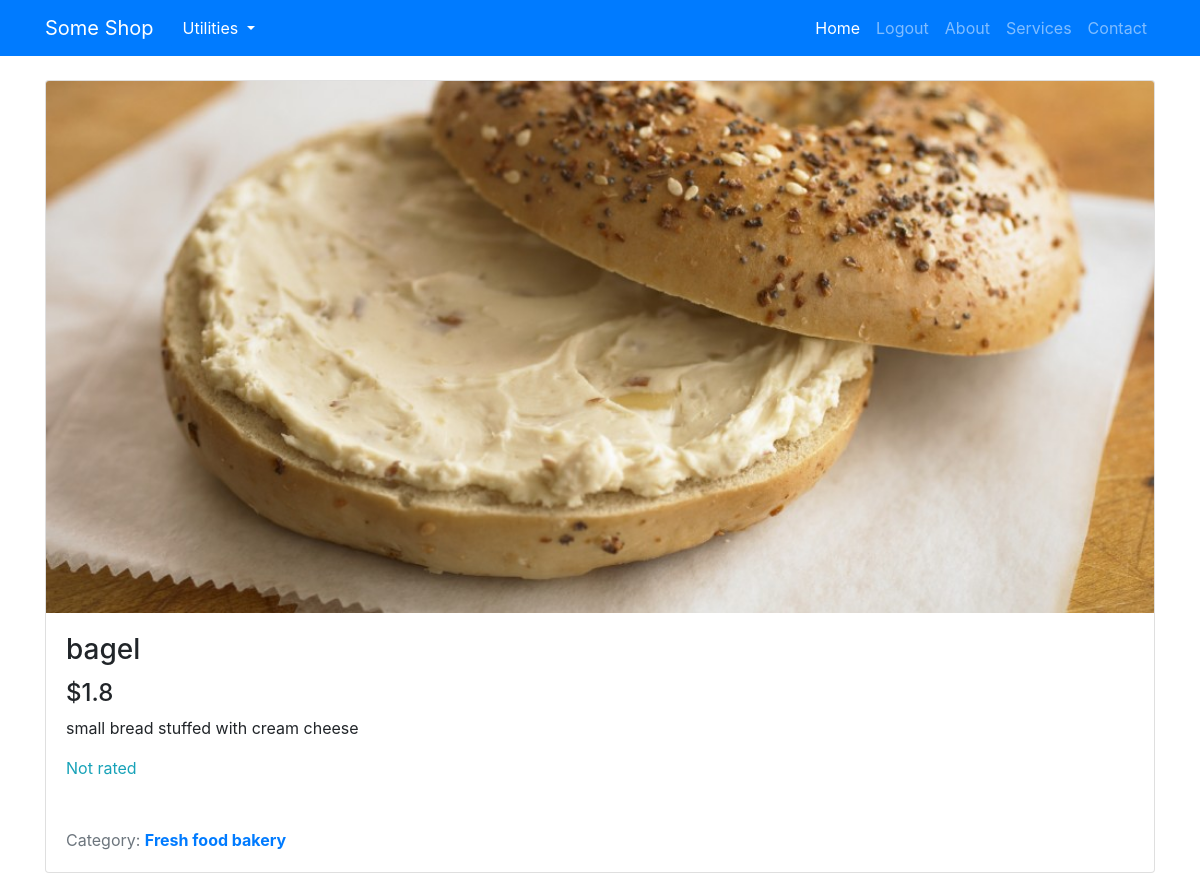
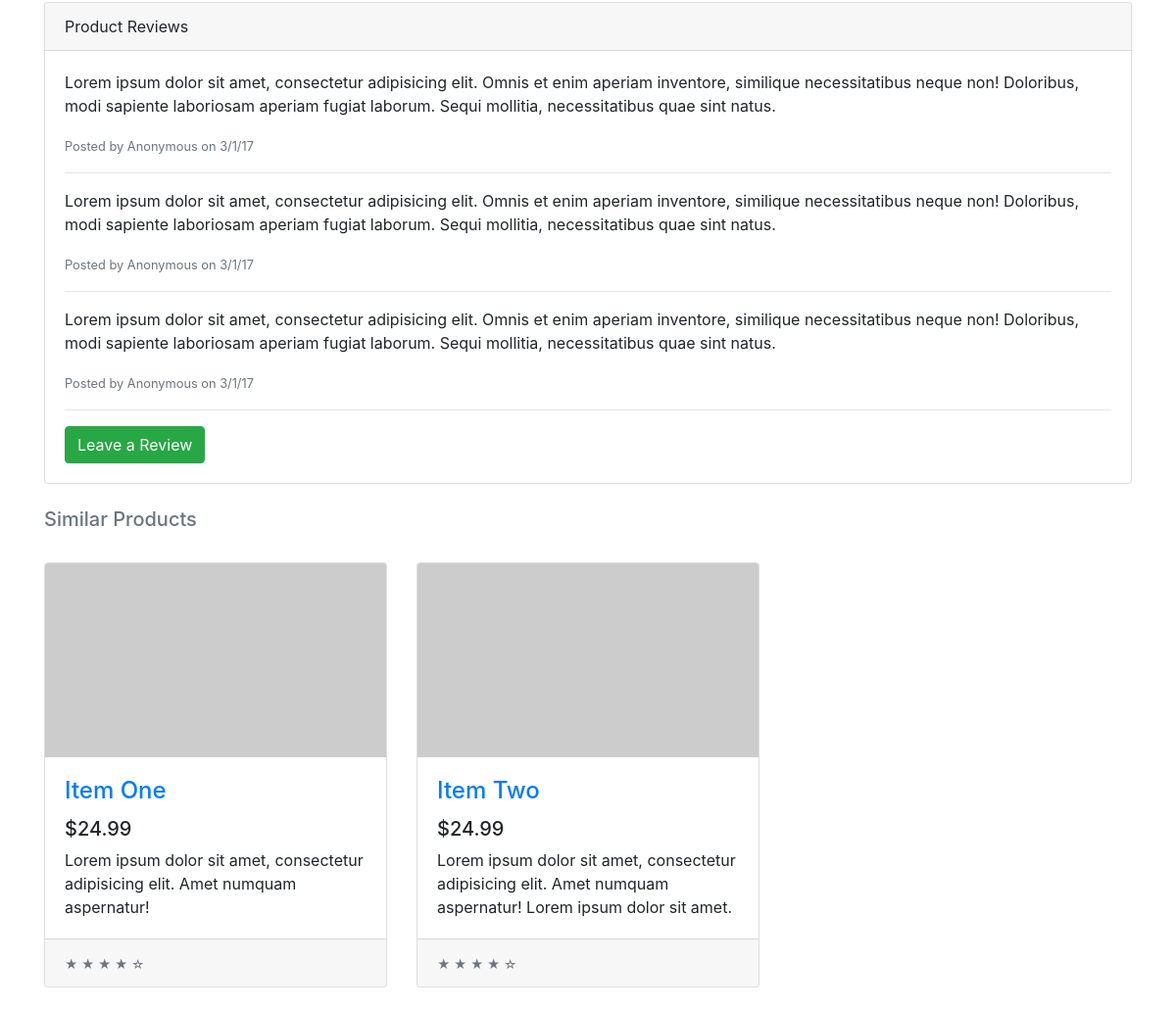
/product/EzkD2SdcF6t5AjBq (signed in), run on the app's committed database (2 pictures, top to bottom).
### tables this page shows
CREATE TABLE PRODUCT (ID VARCHAR, NAME VARCHAR, PRICE INTEGER, DESCRIPTION TEXT, IMAGE TEXT, TAGS TEXT, SCORE REAL);

### models/products/views.py (the view)
@product_blueprint.route("<product_id>")
@login_required_to_login
def product(product_id):
    p = get_product_by_id(product_id)
    user_id = session['user_id']
    rating = get_rating_by_both(user_id, product_id)
    review = rating.review if rating else 0
    img = os.path.basename(p.image)
    return render_template("product/product.html", product=p, img=img, similar_products=[], review=review)

### common/database.py (called while the page is built, shortened)
    @classmethod
    def _get_product_by(cls, key, value):
        cursor = cls.DATABASE.execute(f"SELECT * FROM PRODUCT WHERE {key}=?", (value,))
        returned_data = cursor.fetchone()
        if returned_data is None:
            return None
        data = {}
        for i, field in enumerate(cls.PRODUCT_FIELDS):
            data[field.lower()] = returned_data[i]
        return data

    @classmethod
    def get_product_by_id(cls, id):
        return cls._get_product_by("ID", id)

    @classmethod
    def get_ratings_by_both(cls, user_id, product_id):
        cursor = cls.DATABASE.execute(f"SELECT * FROM RATING WHERE USER_ID=? AND PRODUCT_ID=?", (user_id, product_id))
        returned_data = cursor.fetchall()
        if not returned_data:
            return None

### models/products/product.py (called while the page is built)
def get_product_by_id(id):
    p = Product(id=id)
    p.load()
    return p

    def exists(self):
        data = Database.get_product_by_id(self.id)
        return data

    def load(self):
        exists = self.exists()
        if exists:
            data = exists
            self.name = data['name']
            self.price = float(data['price'])
            self.description = data['description']
            self.image = data['image']
            self.tags = data['tags']
            self.score = data['score']

### models/ratings/rating.py (called while the page is built, shortened)
def get_rating_by_both(user_id, product_id, fn=lambda x: sum(x) / len(x)):
    ratings = Database.get_ratings_by_both(user_id, product_id)

### templates/product/product.html (shortened to what this page needs)
{% extends "base.html" %}
{% block headcontent %}
    <link ref="stylesheet" href="{{url_for('static', filename='css/jstarbox.css')}}">
    <link ref="stylesheet" href="{{url_for('static', filename='css/ie7.css')}}">
{% endblock headcontent %}
{% block content %}
<div class="container">
    <div class="card mt-4">
        <img class="card-img-top img-fluid" src="{{url_for('static', filename='img/products/{}'.format(img))}}" alt="">
        <div class="card-body">
            <h3 class="card-title">{{product.name}}</h3>
            <h4>${{product.price}}</h4>
            <p class="card-text">{{product.description}}</p>
            <span id="rating-text" class="text-info">
                Not rated
            </span>
            <br><br>
            <span class="text-muted">Category: </span>
            <b class="text-primary">{{product.tags.replace("_", " ").capitalize()}}</b>
        </div>
    </div>
    <div class="card card-outline-secondary my-4">
        <div class="card-header">
            Product Reviews
        </div>
        <div class="card-body">
            <p>Lorem ipsum dolor sit amet, consectetur adipisicing elit. Omnis et enim aperiam inventore, similique
                necessitatibus neque non! Doloribus, modi sapiente laboriosam aperiam fugiat laborum. Sequi mollitia,
                necessitatibus quae sint natus.</p>
            <small class="text-muted">Posted by Anonymous on 3/1/17</small>
            <hr>
            <p>Lorem ipsum dolor sit amet, consectetur adipisicing elit. Omnis et enim aperiam inventore, similique
                necessitatibus neque non! Doloribus, modi sapiente laboriosam aperiam fugiat laborum. Sequi mollitia,
                necessitatibus quae sint natus.</p>
            <small class="text-muted">Posted by Anonymous on 3/1/17</small>
            <hr>
            <p>Lorem ipsum dolor sit amet, consectetur adipisicing elit. Omnis et enim aperiam inventore, similique
                necessitatibus neque non! Doloribus, modi sapiente laboriosam aperiam fugiat laborum. Sequi mollitia,
                necessitatibus quae sint natus.</p>
            <small class="text-muted">Posted by Anonymous on 3/1/17</small>
            <hr>
            <a href="#" class="btn btn-success">Leave a Review</a>
        </div>
    </div>
    <h5 class="text-muted">Similar Products</h5>
    <br>
    <div class="row">
        <div class="col-lg-4 col-md-6 mb-4">
            <div class="card h-100">
                <a href="#"><img class="card-img-top" src="http://placehold.it/700x400" alt=""></a>
                <div class="card-body">
                    <h4 class="card-title">
                        <a href="#">Item One</a>
                    </h4>
                    <h5>$24.99</h5>
                    <p class="card-text">Lorem ipsum dolor sit amet, consectetur adipisicing elit. Amet numquam
                        aspernatur!</p>
                </div>
                <div class="card-footer">
                    <small class="text-muted">&#9733; &#9733; &#9733; &#9733; &#9734;</small>
                </div>
            </div>
        </div>
        <div class="col-lg-4 col-md-6 mb-4">
            <div class="card h-100">
                <a href="#"><img class="card-img-top" src="http://placehold.it/700x400" alt=""></a>
                <div class="card-body">
                    <h4 class="card-title">
                        <a href="#">Item Two</a>
                    </h4>
                    <h5>$24.99</h5>
                    <p class="card-text">Lorem ipsum dolor sit amet, consectetur adipisicing elit. Amet numquam
                        aspernatur! Lorem ipsum dolor sit amet.</p>
                </div>
                <div class="card-footer">
                    <small class="text-muted">&#9733; &#9733; &#9733; &#9733; &#9734;</small>
                </div>
            </div>
        </div>
    </div>
</div>
{% endblock content %}

### static/css/shop-homepage.css (style rules this page uses)
body { padding-top: 56px; }

### data on the page
PRODUCT: name "bagel", price "1.8", description "small bread stuffed with cream cheese", tags.replace "Fresh food bakery"
